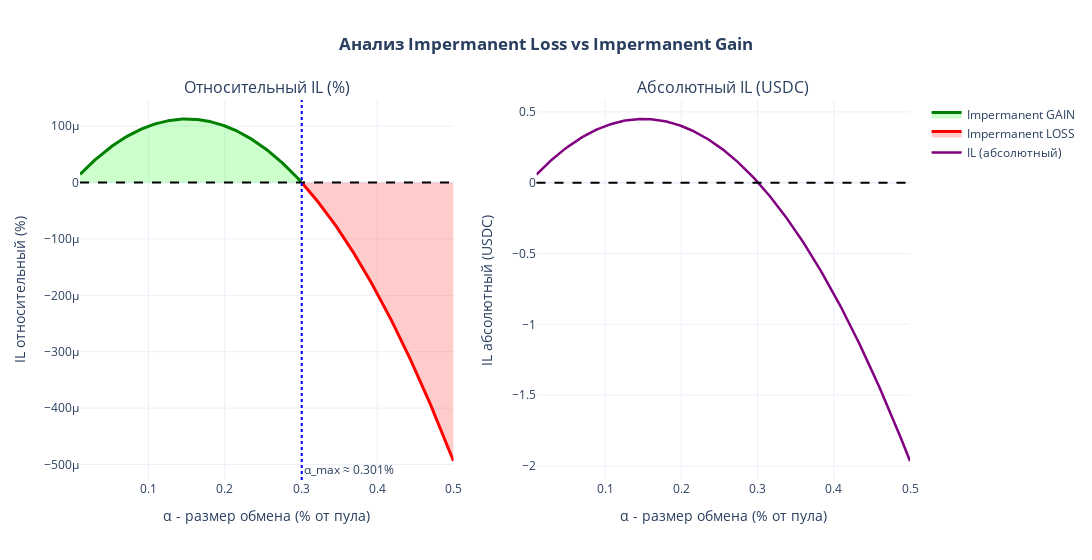

The code cell stored with this chart in its notebook:
### Code cell
# Параметры пула
X0 = 100
Y0 = 200_000
    
# Фиксированная комиссия 0.3%
phi1 = 0.003
phi2 = 0.0
    
# Создаем пул
pool = UniswapPool(X0, Y0, lambda dx, x, y: phi1)

# Вычисляем границу
alpha_max_info = calculate_alpha_max(phi1, phi2)

# Анализируем диапазон от 0.01% до 0.5%
alpha_range = np.linspace(0.0001, 0.005, 300)
results = analyze_il_vs_trade_size(pool, X0, alpha_range)

fig = visualize_il_analysis(results, alpha_max_info)
fig.show()

### Figure 1 — Plotly figure (JSON) as saved in the notebook; plotly's stock layout.template omitted (floating-point values rounded to 4 significant figures; data arrays with more than 128 entries replaced by an {"elided": "..."} marker saying what was removed)
{"data": [{"fill": "tozeroy", "fillcolor": "rgba(0,255,0,0.2)", "line": {"color": "green", "width": 3}, "mode": "lines", "name": "Impermanent GAIN", "type": "scatter", "x": {"elided": "178 float values"}, "xaxis": "x", "y": {"elided": "178 float values"}, "yaxis": "y"}, {"fill": "tozeroy", "fillcolor": "rgba(255,0,0,0.2)", "line": {"color": "red", "width": 3}, "mode": "lines", "name": "Impermanent LOSS", "type": "scatter", "x": [0.3017, 0.3033, 0.305, 0.3066, 0.3083, 0.3099, 0.3115, 0.3132, 0.3148, 0.3165, 0.3181, 0.3197, 0.3214, 0.323, 0.3246, 0.3263, 0.3279, 0.3296, 0.3312, 0.3328, 0.3345, 0.3361, 0.3378, 0.3394, 0.341, 0.3427, 0.3443, 0.346, 0.3476, 0.3492, 0.3509, 0.3525, 0.3541, 0.3558, 0.3574, 0.3591, 0.3607, 0.3623, 0.364, 0.3656, 0.3673, 0.3689, 0.3705, 0.3722, 0.3738, 0.3755, 0.3771, 0.3787, 0.3804, 0.382, 0.3836, 0.3853, 0.3869, 0.3886, 0.3902, 0.3918, 0.3935, 0.3951, 0.3968, 0.3984, 0.4, 0.4017, 0.4033, 0.4049, 0.4066, 0.4082, 0.4099, 0.4115, 0.4131, 0.4148, 0.4164, 0.4181, 0.4197, 0.4213, 0.423, 0.4246, 0.4263, 0.4279, 0.4295, 0.4312, 0.4328, 0.4344, 0.4361, 0.4377, 0.4394, 0.441, 0.4426, 0.4443, 0.4459, 0.4476, 0.4492, 0.4508, 0.4525, 0.4541, 0.4558, 0.4574, 0.459, 0.4607, 0.4623, 0.4639, 0.4656, 0.4672, 0.4689, 0.4705, 0.4721, 0.4738, 0.4754, 0.4771, 0.4787, 0.4803, 0.482, 0.4836, 0.4853, 0.4869, 0.4885, 0.4902, 0.4918, 0.4934, 0.4951, 0.4967, 0.4984, 0.5], "xaxis": "x", "y": [-1.204e-06, -3.681e-06, -6.185e-06, -8.715e-06, -1.127e-05, -1.386e-05, -1.647e-05, -1.91e-05, -2.177e-05, -2.446e-05, -2.717e-05, -2.992e-05, -3.269e-05, -3.548e-05, -3.831e-05, -4.116e-05, -4.403e-05, -4.693e-05, -4.986e-05, -5.282e-05, -5.58e-05, -5.881e-05, -6.185e-05, -6.491e-05, -6.8e-05, -7.111e-05, -7.426e-05, -7.743e-05, -8.062e-05, -8.384e-05, -8.709e-05, -9.037e-05, -9.367e-05, -9.7e-05, -0.0001004, -0.0001037, -0.0001071, -0.0001106, -0.000114, -0.0001175, -0.000121, -0.0001246, -0.0001281, -0.0001317, -0.0001354, -0.000139, -0.0001427, -0.0001464, -0.0001501, -0.0001539, -0.0001576, -0.0001614, -0.0001653, -0.0001691, -0.000173, -0.0001769, -0.0001809, -0.0001848, -0.0001888, -0.0001929, -0.0001969, -0.000201, -0.0002051, -0.0002092, -0.0002133, -0.0002175, -0.0002217, -0.000226, -0.0002302, -0.0002345, -0.0002388, -0.0002431, -0.0002475, -0.0002519, -0.0002563, -0.0002608, -0.0002652, -0.0002697, -0.0002742, -0.0002788, -0.0002834, -0.000288, -0.0002926, -0.0002973, -0.0003019, -0.0003066, -0.0003114, -0.0003161, -0.0003209, -0.0003257, -0.0003306, -0.0003354, -0.0003403, -0.0003453, -0.0003502, -0.0003552, -0.0003602, -0.0003652, -0.0003703, -0.0003753, -0.0003804, -0.0003856, -0.0003907, -0.0003959, -0.0004011, -0.0004064, -0.0004116, -0.0004169, -0.0004222, -0.0004276, -0.000433, -0.0004384, -0.0004438, -0.0004492, -0.0004547, -0.0004602, -0.0004657, -0.0004713, -0.0004769, -0.0004825, -0.0004881, -0.0004938], "yaxis": "y"}, {"line": {"color": "purple", "width": 2.5}, "mode": "lines", "name": "IL (абсолютный)", "type": "scatter", "x": {"elided": "300 float values"}, "xaxis": "x2", "y": {"elided": "300 float values"}, "yaxis": "y2"}], "layout": {"annotations": [{"font": {"size": 16}, "showarrow": false, "text": "Относительный IL (%)", "x": 0.225, "xanchor": "center", "xref": "paper", "y": 1, "yanchor": "bottom", "yref": "paper"}, {"font": {"size": 16}, "showarrow": false, "text": "Абсолютный IL (USDC)", "x": 0.775, "xanchor": "center", "xref": "paper", "y": 1, "yanchor": "bottom", "yref": "paper"}, {"showarrow": false, "text": "α_max ≈ 0.301%", "x": 0.3009, "xanchor": "left", "xref": "x", "y": 0, "yanchor": "bottom", "yref": "y domain"}], "shapes": [{"line": {"color": "black", "dash": "dash"}, "type": "line", "x0": 0, "x1": 1, "xref": "x domain", "y0": 0, "y1": 0, "yref": "y"}, {"line": {"color": "blue", "dash": "dot"}, "type": "line", "x0": 0.3009, "x1": 0.3009, "xref": "x", "y0": 0, "y1": 1, "yref": "y domain"}, {"line": {"color": "black", "dash": "dash"}, "type": "line", "x0": 0, "x1": 1, "xref": "x2 domain", "y0": 0, "y1": 0, "yref": "y2"}], "showlegend": true, "title": {"text": "<b>Анализ Impermanent Loss vs Impermanent Gain</b>", "x": 0.5}, "width": 1400, "xaxis": {"anchor": "y", "domain": [0, 0.45], "title": {"text": "α - размер обмена (% от пула)"}}, "xaxis2": {"anchor": "y2", "domain": [0.55, 1], "title": {"text": "α - размер обмена (% от пула)"}}, "yaxis": {"anchor": "x", "domain": [0, 1], "title": {"text": "IL относительный (%)"}}, "yaxis2": {"anchor": "x2", "domain": [0, 1], "title": {"text": "IL абсолютный (USDC)"}}}}
